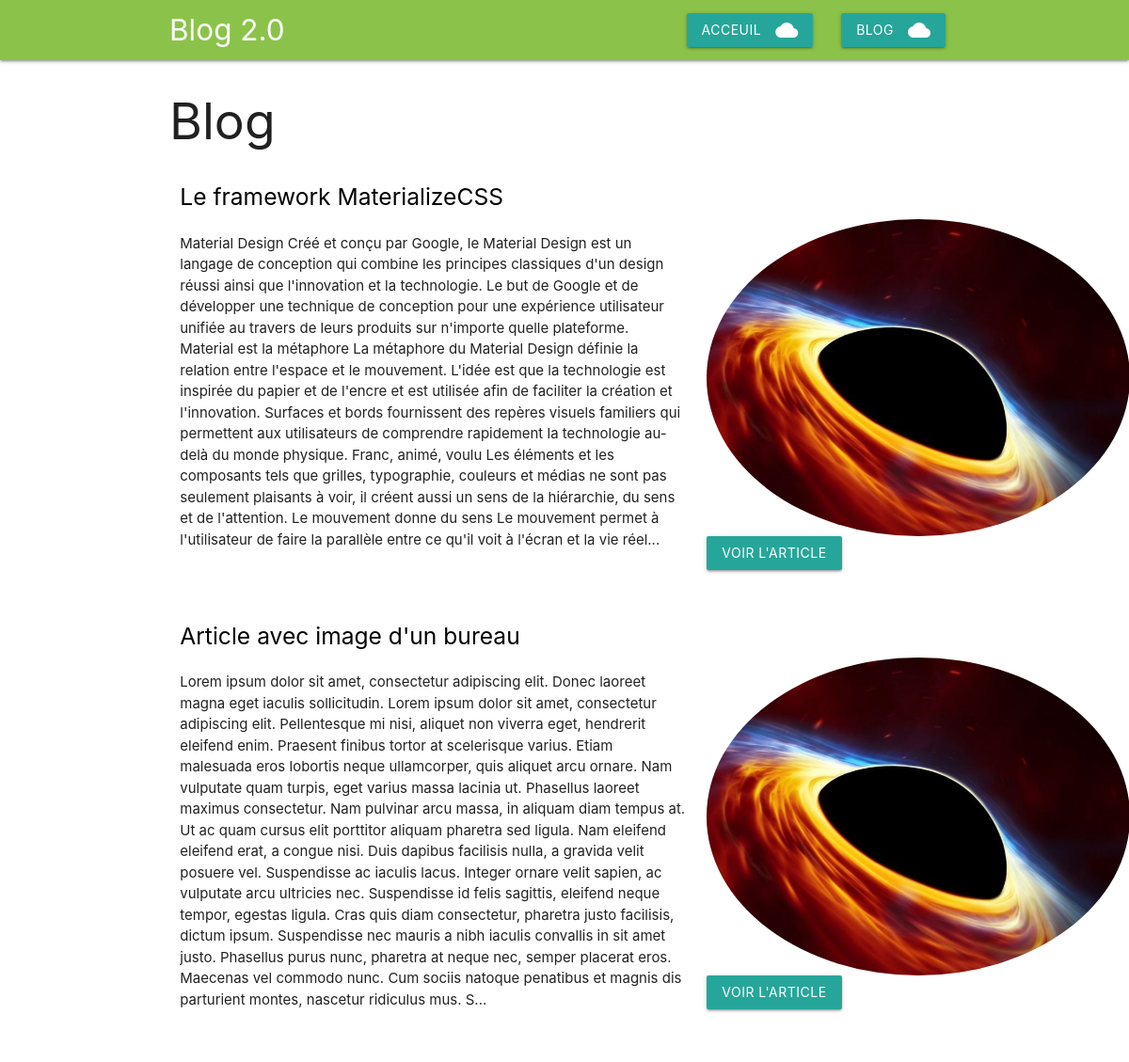
Screenshot of /blog.php with the database file from the repository.
### tables this page shows
create table posts(
    id_post  serial,
    titre varchar(250) not null,
    content varchar(10000) not null,
    name varchar(250) not null,
    ecrit varchar(250) not null,
    date DATE default current_date,
    posted integer default 0,
    image varchar(250) not null,
    primary key (id_post)


);

### php/DataLayer.class.php (called while the page is built, shortened)
<?php
class DataLayer {
	private  $connexion = NULL;
	function __construct(string $DSNFileName){
            try {
                $this->connexion = new PDO('mysql:host=codingschool-togo.com;dbname=u391525461_amevigbe','u391525461_amevigbe','Kanoli2014');
              }
              catch ( Exception $e ) {
                echo "Connection à la BDD impossible : ", $e->getMessage();
              }
            $this->connexion->setAttribute(PDO::ATTR_ERRMODE, PDO::ERRMODE_EXCEPTION);
            $this->connexion->setAttribute(PDO::ATTR_DEFAULT_FETCH_MODE,PDO::FETCH_ASSOC);
	}
	function getposts(){
		$res = <<<EOD
            select * from posts
        EOD;
        $stmt = $this->connexion->prepare($res);
        $stmt->execute();
        $res1 = $stmt->fetchAll();
        return $res1;
    }
}
?>

### php/initDataLayer.php (called while the page is built, shortened)
<?php
 $data = new DataLayer(DSN_FILENAME);
?>

### services/getposts.php (called while the page is built, shortened)
<?php
require_once('php/initDataLayer.php');
try {
   $res = $data->getposts();
}
   catch(PDOException $e){
   }
?>

### blog.php (the view, shortened to what this page needs)
<!DOCTYPE html>
  <html>
    <head>
      <link type="text/css" rel="stylesheet" href="css/materialize.css"  media="screen,projection"/>
    </head>
    <body>
  <?php
  include_once("./topbar.php");
  ?>
  <div class="container">
<h2>Blog</h2>
</div>
<?php
include_once("services/getposts.php") ;
?>
<?php
foreach($res as $i){
?>
<div class="container">
<div class="row">
            <div class="col s12 m12 l12">
                <div class="card-content black-text">
                  <h5><span class="card-title"><?php echo $i['titre']?></span></h5>
                </div>
                  <div class="row">
                          <div class="col s12 m6 l8">
                              <p class="fow-text">
                                  <?php echo substr($i['content'], 0, 1200);?>...
                              </p>
                          </div>
                      <div class="col s12 m6 l4">
                        <img class="circle materialboxed" width="450" src="images/<?php echo $i['image']?>">
                        <a href="post.php?id_post=<?php echo $i['id_post'] ?>" class="waves-effect waves-light btn">Voir l'article</a>
                      </div>
                  </div>
             </div>
  </div>
      </div>
<?php } ?>
</body>
  </html>

### rows the page displays
posts: titre "Le framework MaterializeCSS", content "Material Design Créé et conçu par Google, le Material Design est un langage de conception qui combine les principes classiques d'un design réussi ainsi que l'innovation et la technologie. Le but de Google et de développer une technique de conception pour une expérience utilisateur unifiée au travers de leurs produits sur n'importe quelle plateforme. Material est la métaphore La métaphore du Material Design définie la relation entre l'espace et le mouvement. L'idée est que la technologie est inspirée du papier et de l'encre et est utilisée afin de faciliter la création et l'innovation. Surfaces et bords fournissent des repères visuels familiers qui permettent aux utilisateurs de comprendre…", image (picture)
posts: titre "Article avec image d'un bureau", content "Lorem ipsum dolor sit amet, consectetur adipiscing elit. Donec laoreet magna eget iaculis sollicitudin. Lorem ipsum dolor sit amet, consectetur adipiscing elit. Pellentesque mi nisi, aliquet non viverra eget, hendrerit eleifend enim. Praesent finibus tortor at scelerisque varius. Etiam malesuada eros lobortis neque ullamcorper, quis aliquet arcu ornare. Nam vulputate quam turpis, eget varius massa lacinia ut. Phasellus laoreet maximus consectetur. Nam pulvinar arcu massa, in aliquam diam tempus at. Ut ac quam cursus elit porttitor aliquam pharetra sed ligula. Nam eleifend eleifend erat, a congue nisi. Duis dapibus facilisis nulla, a gravida velit posuere vel. Suspendisse ac iaculis lacus.…", image (picture)
